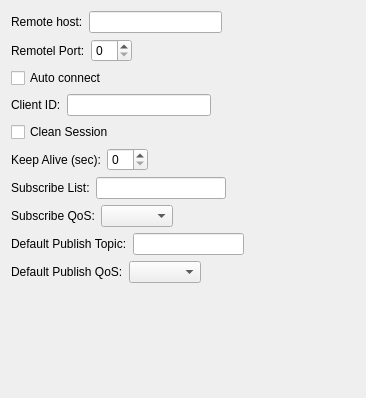
<?xml version="1.0" encoding="UTF-8"?>
<ui version="4.0">
 <class>MosquittoSocketConfigWidget</class>
 <widget class="QWidget" name="MosquittoSocketConfigWidget">
  <property name="geometry">
   <rect>
    <x>0</x>
    <y>0</y>
    <width>366</width>
    <height>398</height>
   </rect>
  </property>
  <property name="windowTitle">
   <string>Mosquitto Socket Configuration Widget</string>
  </property>
  <layout class="QVBoxLayout" name="verticalLayout">
   <item>
    <layout class="QHBoxLayout" name="horizontalLayout">
     <item>
      <widget class="QLabel" name="label">
       <property name="text">
        <string>Remote host:</string>
       </property>
      </widget>
     </item>
     <item>
      <widget class="QLineEdit" name="m_hostLineEdit"/>
     </item>
     <item>
      <spacer name="horizontalSpacer_2">
       <property name="orientation">
        <enum>Qt::Horizontal</enum>
       </property>
       <property name="sizeHint" stdset="0">
        <size>
         <width>40</width>
         <height>20</height>
        </size>
       </property>
      </spacer>
     </item>
    </layout>
   </item>
   <item>
    <layout class="QHBoxLayout" name="horizontalLayout_2">
     <item>
      <widget class="QLabel" name="m_portLabel">
       <property name="text">
        <string>Remotel Port:</string>
       </property>
      </widget>
     </item>
     <item>
      <widget class="QSpinBox" name="m_portSpinBox"/>
     </item>
     <item>
      <spacer name="horizontalSpacer">
       <property name="orientation">
        <enum>Qt::Horizontal</enum>
       </property>
       <property name="sizeHint" stdset="0">
        <size>
         <width>40</width>
         <height>20</height>
        </size>
       </property>
      </spacer>
     </item>
    </layout>
   </item>
   <item>
    <layout class="QHBoxLayout" name="horizontalLayout_10">
     <item>
      <widget class="QCheckBox" name="m_autoConnectCheckBox">
       <property name="text">
        <string>Auto connect</string>
       </property>
      </widget>
     </item>
     <item>
      <spacer name="horizontalSpacer_10">
       <property name="orientation">
        <enum>Qt::Horizontal</enum>
       </property>
       <property name="sizeHint" stdset="0">
        <size>
         <width>40</width>
         <height>20</height>
        </size>
       </property>
      </spacer>
     </item>
    </layout>
   </item>
   <item>
    <layout class="QHBoxLayout" name="horizontalLayout_3">
     <item>
      <widget class="QLabel" name="label_2">
       <property name="text">
        <string>Client ID:</string>
       </property>
      </widget>
     </item>
     <item>
      <widget class="QLineEdit" name="m_clientIdLineEdit"/>
     </item>
     <item>
      <spacer name="horizontalSpacer_3">
       <property name="orientation">
        <enum>Qt::Horizontal</enum>
       </property>
       <property name="sizeHint" stdset="0">
        <size>
         <width>40</width>
         <height>20</height>
        </size>
       </property>
      </spacer>
     </item>
    </layout>
   </item>
   <item>
    <layout class="QHBoxLayout" name="horizontalLayout_4">
     <item>
      <widget class="QCheckBox" name="m_cleanCheckBox">
       <property name="text">
        <string>Clean Session</string>
       </property>
      </widget>
     </item>
     <item>
      <spacer name="horizontalSpacer_4">
       <property name="orientation">
        <enum>Qt::Horizontal</enum>
       </property>
       <property name="sizeHint" stdset="0">
        <size>
         <width>40</width>
         <height>20</height>
        </size>
       </property>
      </spacer>
     </item>
    </layout>
   </item>
   <item>
    <layout class="QHBoxLayout" name="horizontalLayout_5">
     <item>
      <widget class="QLabel" name="m_portLabel_2">
       <property name="text">
        <string>Keep Alive (sec):</string>
       </property>
      </widget>
     </item>
     <item>
      <widget class="QSpinBox" name="m_keepAliveSpinBox"/>
     </item>
     <item>
      <spacer name="horizontalSpacer_5">
       <property name="orientation">
        <enum>Qt::Horizontal</enum>
       </property>
       <property name="sizeHint" stdset="0">
        <size>
         <width>40</width>
         <height>20</height>
        </size>
       </property>
      </spacer>
     </item>
    </layout>
   </item>
   <item>
    <layout class="QHBoxLayout" name="horizontalLayout_6">
     <item>
      <widget class="QLabel" name="label_3">
       <property name="toolTip">
        <string extracomment="Semicolon seperated topics">Semicolon seperated topics</string>
       </property>
       <property name="text">
        <string>Subscribe List:</string>
       </property>
      </widget>
     </item>
     <item>
      <widget class="QLineEdit" name="m_subTopicsLineEdit">
       <property name="toolTip">
        <string extracomment="Semicolon seperated topics">&lt;html&gt;&lt;head/&gt;&lt;body&gt;&lt;p&gt;Semicolon seperated topics&lt;/p&gt;&lt;/body&gt;&lt;/html&gt;</string>
       </property>
      </widget>
     </item>
     <item>
      <spacer name="horizontalSpacer_6">
       <property name="orientation">
        <enum>Qt::Horizontal</enum>
       </property>
       <property name="sizeHint" stdset="0">
        <size>
         <width>40</width>
         <height>20</height>
        </size>
       </property>
      </spacer>
     </item>
    </layout>
   </item>
   <item>
    <layout class="QHBoxLayout" name="horizontalLayout_8">
     <item>
      <widget class="QLabel" name="label_5">
       <property name="text">
        <string>Subscribe QoS:</string>
       </property>
      </widget>
     </item>
     <item>
      <widget class="QComboBox" name="m_subQosComboBox"/>
     </item>
     <item>
      <spacer name="horizontalSpacer_8">
       <property name="orientation">
        <enum>Qt::Horizontal</enum>
       </property>
       <property name="sizeHint" stdset="0">
        <size>
         <width>40</width>
         <height>20</height>
        </size>
       </property>
      </spacer>
     </item>
    </layout>
   </item>
   <item>
    <layout class="QHBoxLayout" name="horizontalLayout_7">
     <item>
      <widget class="QLabel" name="label_4">
       <property name="toolTip">
        <string extracomment="Semicolon seperated topics"/>
       </property>
       <property name="text">
        <string>Default Publish Topic:</string>
       </property>
      </widget>
     </item>
     <item>
      <widget class="QLineEdit" name="m_pubTopicLineEdit"/>
     </item>
     <item>
      <spacer name="horizontalSpacer_7">
       <property name="orientation">
        <enum>Qt::Horizontal</enum>
       </property>
       <property name="sizeHint" stdset="0">
        <size>
         <width>40</width>
         <height>20</height>
        </size>
       </property>
      </spacer>
     </item>
    </layout>
   </item>
   <item>
    <layout class="QHBoxLayout" name="horizontalLayout_9">
     <item>
      <widget class="QLabel" name="label_6">
       <property name="text">
        <string>Default Publish QoS:</string>
       </property>
      </widget>
     </item>
     <item>
      <widget class="QComboBox" name="m_pubQosComboBox"/>
     </item>
     <item>
      <spacer name="horizontalSpacer_9">
       <property name="orientation">
        <enum>Qt::Horizontal</enum>
       </property>
       <property name="sizeHint" stdset="0">
        <size>
         <width>40</width>
         <height>20</height>
        </size>
       </property>
      </spacer>
     </item>
    </layout>
   </item>
   <item>
    <spacer name="verticalSpacer">
     <property name="orientation">
      <enum>Qt::Vertical</enum>
     </property>
     <property name="sizeHint" stdset="0">
      <size>
       <width>20</width>
       <height>40</height>
      </size>
     </property>
    </spacer>
   </item>
  </layout>
 </widget>
 <resources/>
 <connections/>
</ui>
